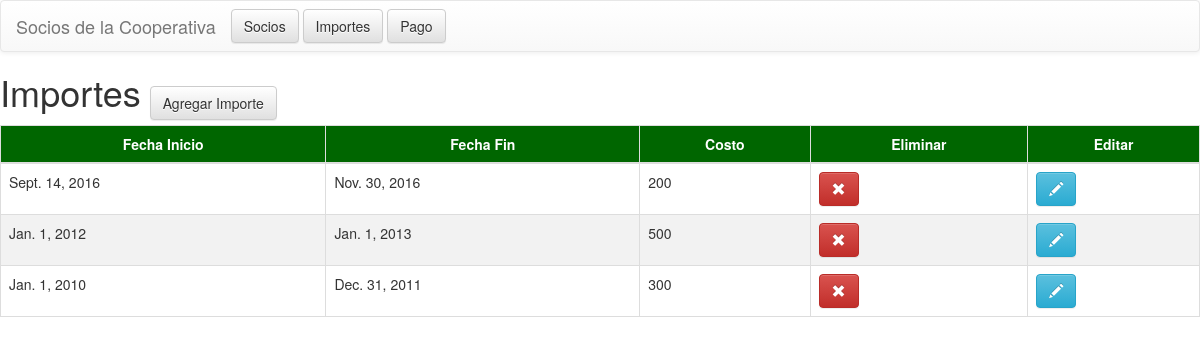
/importe, run on the app's committed database.
### aplicacionSociosCooperativa/models.py (models this page shows, shortened)
class Importe(models.Model):
    fechaInicio = models.DateField(blank=False,null=False)
    fechaFin = models.DateField(blank=False,null=False)
    coste = models.IntegerField(blank=False,null=False)

### aplicacionSociosCooperativa/views.py (the view)
# urls.py: url(r'^importe',views.importe_list),
def importe_list(request):
    importes = Importe.objects.all().order_by('-fechaInicio')
    return render(request, 'aplicacionSociosCooperativa/importe_list.html', {'importes':importes})

### aplicacionSociosCooperativa/templates/aplicacionSociosCooperativa/importe_list.html (shortened to what this page needs)
<!DOCTYPE html>
<head>
	<link rel="stylesheet" href="https://maxcdn.bootstrapcdn.com/bootstrap/3.3.6/css/bootstrap.min.css">
	<link rel="stylesheet" href="https://maxcdn.bootstrapcdn.com/bootstrap/3.3.6/css/bootstrap-theme.min.css">
</head>
<body>
	<nav class="navbar navbar-default">
		<div class="container-fluid">
			<div class="navbar-header">
				<a class="navbar-brand" href="#">
					Socios de la Cooperativa
				</a>
				<a href="{% url 'aplicacionSociosCooperativa.views.socio_list'%}"><button type="button" class="btn btn-default navbar-btn">Socios</button></a>
				<a href="{% url 'aplicacionSociosCooperativa.views.importe_list'%}"><button type="button" class="btn btn-default navbar-btn">Importes</button></a>
				<a href="{% url 'aplicacionSociosCooperativa.views.pago_list'%}"><button type="button" class="btn btn-default navbar-btn">Pago</button></a>
			</div>
		</div>
	</nav>
	<h1 style="display:inline">Importes</h1>
	<a href="{% url 'aplicacionSociosCooperativa.views.importeNuevo' %}"><button type="button" class="btn btn-default" style="margin:5px">Agregar Importe</button></a>
	<table class="table table-bordered">
		<thead>
			<tr>
				<th>Fecha Inicio</th>
				<th>Fecha Fin</th>
				<th>Costo</th>
				<th>Eliminar</th>
				<th>Editar</th>
			</tr>
		</thead>
		<tbody>
			{% for importe in importes%}
			<tr>
				<td>{{importe.fechaInicio}}</td>
				<td>{{importe.fechaFin}}</td>
				<td>{{importe.coste}}</td>
				<td><a href="{% url 'importeEliminar' pk=importe.pk %}"><button type="button" class="btn btn-danger"><span class="glyphicon glyphicon-remove"></span></button></a></td>
				<td><a href="{% url 'importeEditar' pk=importe.pk %}"><button type="button" class="btn btn-info"><span class="glyphicon glyphicon-pencil"></span></button></a></td>
			</tr>
			{% endfor %}
		</tbody>
	</table>
</body>

### aplicacionSociosCooperativa/templates/aplicacionSociosCooperativa/importe_list.html (style rules this page uses)
th { background-color: #006600; color: white; text-align:center; }
tr:nth-child(even) { background-color: #f2f2f2 }

### data on the page
Importe: fechaInicio "Sept. 14, 2016", fechaFin "Nov. 30, 2016", coste "200"
Importe: fechaInicio "Jan. 1, 2012", fechaFin "Jan. 1, 2013", coste "500"
Importe: fechaInicio "Jan. 1, 2010", fechaFin "Dec. 31, 2011", coste "300"
